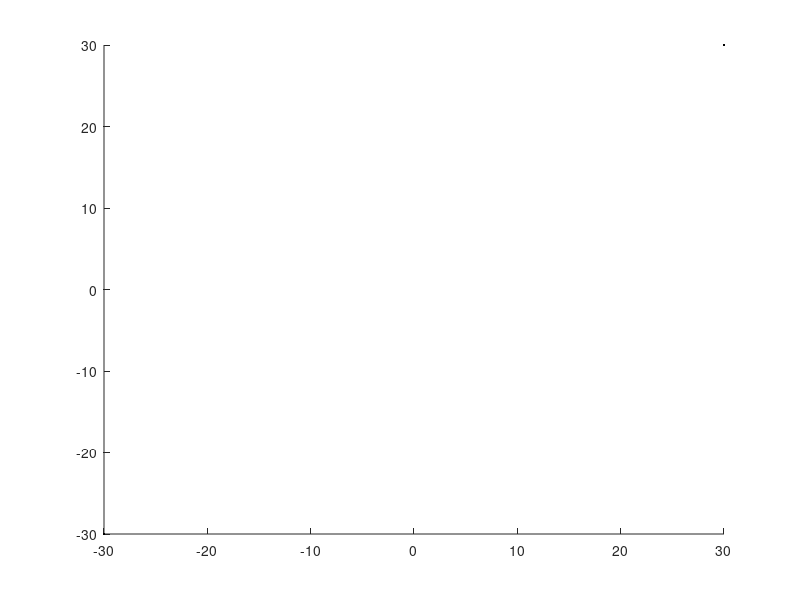

The MATLAB source for this figure: (Note: this script raises an error after producing the figure.)
% main objective of code: 
% simulate robot detecting a wall 
% at a random angle, then have it 
% decide what angle it's at

% ALL DIST UNITS IN CM
clf;
hold on;

% boundaries, square area
bound=30;

plot([-bound bound],[-bound bound],'k.');
plotcircle(5,[0 0]);
plotline([0 0],[0 bound],'k:');

% want to generate 'random' points
... for the robot to detect

% will generate some angle generally between 20 and 60
angle=(rand(1)+rand(1))/2*80;
m=tand(angle); %slope
b=bound-10; %intercept

x=[0 -1 -2 -3]*10;
y=m*(x+rand(size(x))*5)+b;
plot(x,y,'rx')

yideal=m*(x)+b;
plot(x,yideal,'b:');

% get (r,th) values, convert to (x,y) values, do linear regression

m1=0;

xavg=mean(x);
yavg=mean(y);
a=0;
b=0;
for i=1:length(x)
    a=a+(x(i)-xavg)*(y(i)-yavg);
    b=b+(x(i)-xavg)^2;
end %forloop
m1=a/b;

m1/m*100
y1=m1*x+y(1);
plot(x,y1,'g-');


